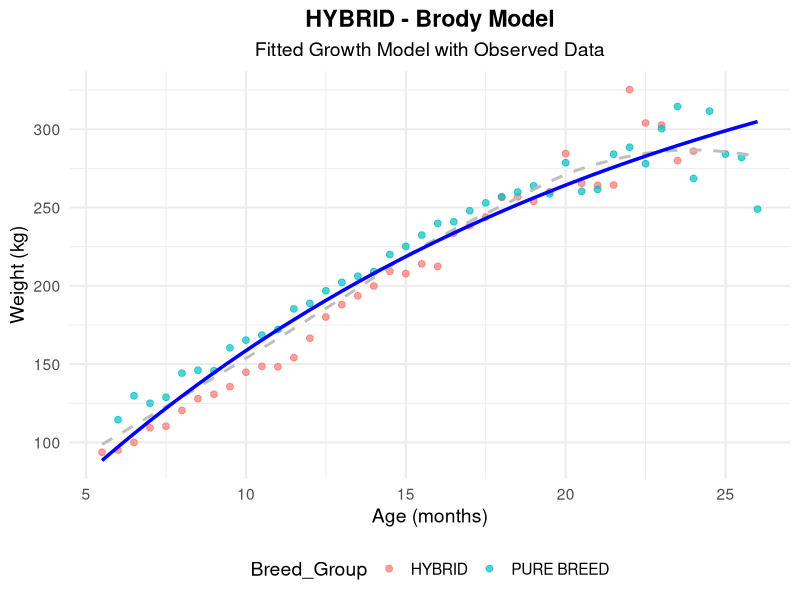
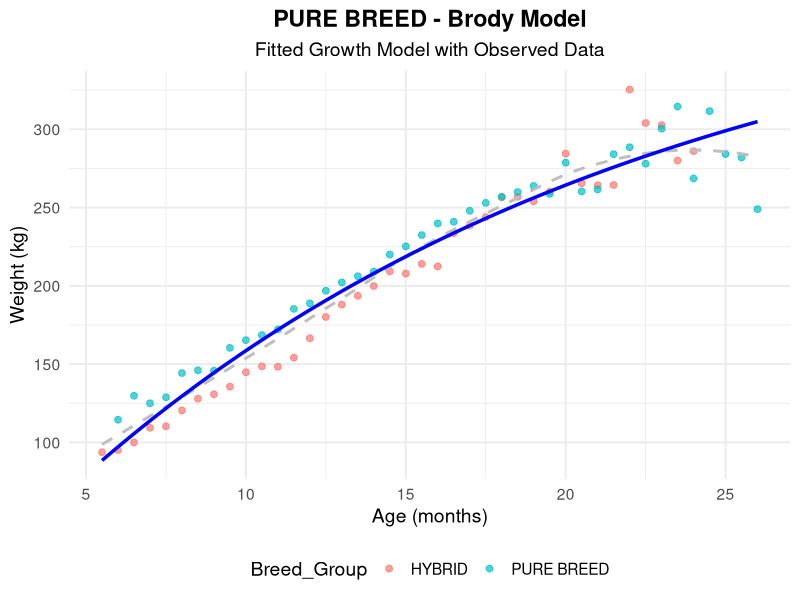
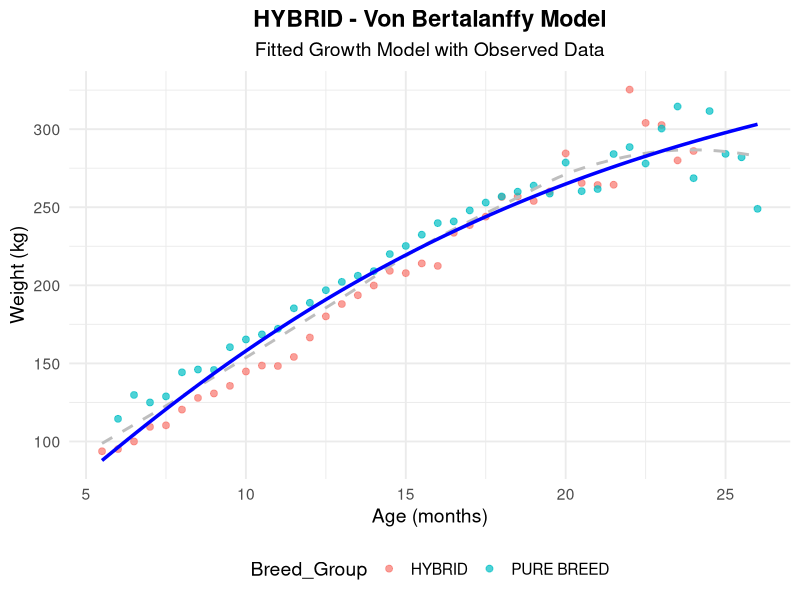
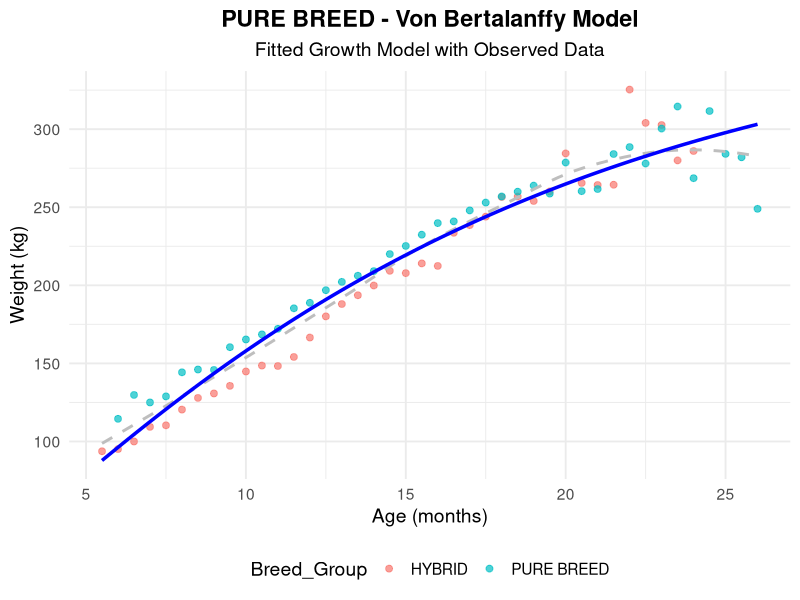
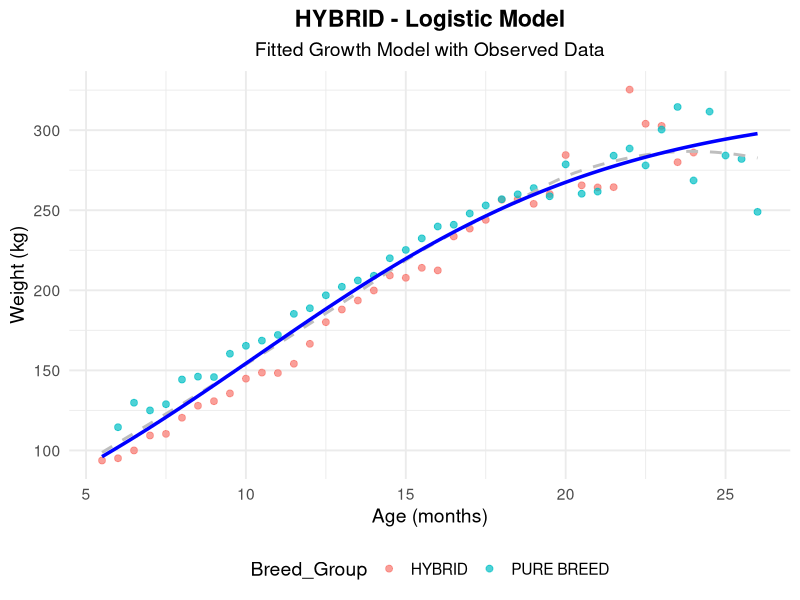
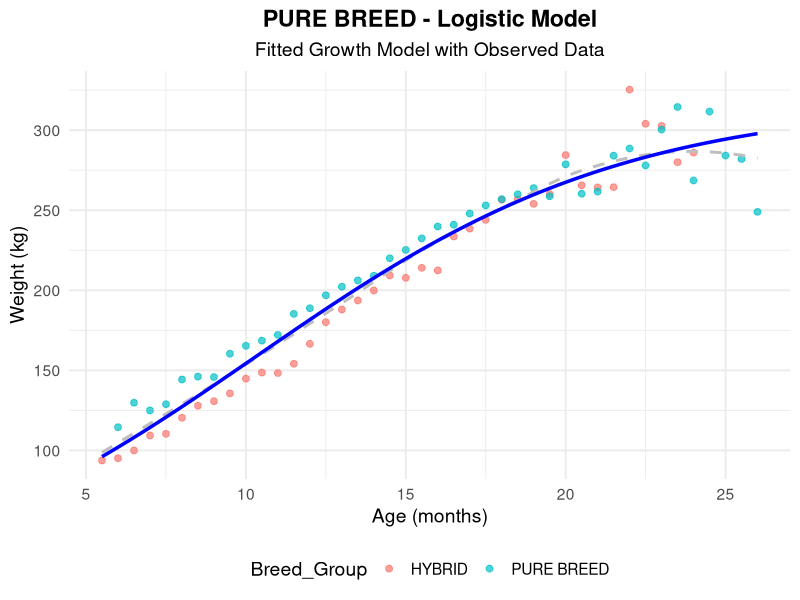

The R script that drew these images, in order:
## ---- chunk 1
knitr::opts_chunk$set(echo = TRUE)
## ---- chunk 2
# Set CRAN mirror
options(repos = c(CRAN = "https://cloud.r-project.org/"))

# Step 1 : Install necessary packages
# Install the minpack.lm package if it's not already installed
if (!requireNamespace("minpack.lm", quietly = TRUE)) {
    install.packages("minpack.lm")  # Install the package
    install.packages("tidyverse")
}
install.packages("tidyverse")
install.packages("readxl")
## ---- chunk 3
# STEP 2 : Load necessary libraries
library(nlme)
library(minpack.lm)  # Now this should work without error
library(ggplot2)
library(dplyr)
library(readxl)
library(tidyr)
## ---- chunk 4
# Load dataset
cattle_data <- read_excel("cattle_dataset.xlsx")

# View the imported data
head(cattle_data) 

# Inspect data structure
str(cattle_data)
## ---- chunk 5
# Check for non-finite values
cattle_data <- cattle_data %>%
  filter(is.finite(Age_Months) & is.finite(Weight_Kg) & !is.na(Age_Months) & !is.na(Weight_Kg))

# Display any rows with non-finite values for diagnostic purposes
non_finite_rows <- cattle_data %>%
  filter(
    !is.finite(Age_Months) |  # Check for non-finite Age
    !is.finite(Weight_Kg) # Check for non-finite Weight
  )

if (nrow(non_finite_rows) > 0) {
  message("Non-finite values detected. Below are the rows with issues:")
  print(non_finite_rows)
} else {
  message("No non-finite values detected.")
}

## ---- chunk 6
# Check for missing values
cat("Missing Values:\n")
print(colSums(is.na(cattle_data)))

# Check for duplicate rows
cat("Duplicate Rows:\n")
print(nrow(cattle_data) - nrow(distinct(cattle_data)))

# Summary statistics for each variable
cat("Summary Statistics:\n")
print(summary(cattle_data))

# Check for outliers using Z-score method
z_scores <- scale(cattle_data$Weight_Kg)
outliers <- which(abs(z_scores) > 3)
cat("Outliers Detected (Weight):\n")
print(outliers)

z_scores_age <- scale(cattle_data$Age_Months)
outliers_age <- which(abs(z_scores_age) > 3)
cat("Outliers Detected (Age):\n")
print(outliers_age)
## ---- chunk 7
# Define growth model equations
brody_model <- function(Age_Months, A, B, k) A * (1 - B * exp(-k * Age_Months))
vonB_model <- function(Age_Months, A, B, k) A * (1 - exp(-k * Age_Months))^B
log_model <- function(Age_Months, A, B, k) A / (1 + B * exp(-k * Age_Months))
## ---- chunk 8
# Fit models for each group
fit_model <- function(model_func, data) {
  nlsLM(Weight_Kg ~ model_func(Age_Months, A, B, k), 
        data = cattle_data,
        start = list(A = 730, B = 0.5, k = 0.01),
        control = nls.lm.control(maxiter = 1000))
}


fits <- cattle_data %>% 
  group_by(Breed_Group) %>% 
  summarise(
    brody = list(fit_model(brody_model, pick(everything()))),
    vonB = list(fit_model(vonB_model, pick(everything()))),
    log = list(fit_model(log_model, pick(everything())))
  )
print(fits)
## ---- chunk 9
extract_params <- function(model) {
  summary(model)$coefficients
}
params <- fits %>% 
  mutate(
    brody_params = lapply(brody, extract_params),
    vonB_params = lapply(vonB, extract_params),
    log_params = lapply(log, extract_params)
  )

print(params)
## ---- chunk 10
compare_models <- function(model) {
  # Handle non-converged models
  if (!model$convInfo$isConv) {
    return(c(AIC = NA, BIC = NA, R2 = NA))
  }
  
  # Extract residuals and fitted values using functions
  residuals <- model$m$resid()  # Residuals
  fitted <- model$m$fitted()   # Fitted values
  
  # Calculate actual values as fitted + residuals
  actuals <- fitted + residuals

  # Compute metrics
  AIC_val <- AIC(model)
  BIC_val <- BIC(model)
  R2_val <- 1 - sum(residuals^2) / sum((actuals - mean(actuals))^2)

  return(c(AIC = AIC_val, BIC = BIC_val, R2 = R2_val))
}

model_metrics <- fits %>% 
  rowwise() %>% 
  mutate(
    brody_metrics = list(compare_models(brody)),
    vonB_metrics = list(compare_models(vonB)),
    log_metrics = list(compare_models(log))
  )

print(model_metrics)
## ---- chunk 11
# Function to check convergence and extract details
check_convergence <- function(model) {
  # Check if the model is NULL
  if (is.null(model)) {
    return(list(Status = "Error: Model is NULL"))
  }
  
  # Extract convergence info if available
  conv_info <- tryCatch(model$convInfo, error = function(e) NULL)
  
  # Handle missing convergence info
  if (is.null(conv_info)) {
    return(list(Status = "Error: No convergence info available"))
  }
  
  # Retrieve convergence details
  is_conv <- conv_info$isConv
  iterations <- conv_info$finIter
  tolerance <- conv_info$finTol
  stop_code <- conv_info$stopCode
  stop_message <- conv_info$stopMessage
  
  # Calculate RB2 if residuals and fitted values are available
  residuals <- tryCatch(residuals(model), error = function(e) NA)
  fitted <- tryCatch(fitted(model), error = function(e) NA)
  
  if (!anyNA(residuals) && !anyNA(fitted)) {
    actuals <- fitted + residuals
    R2 <- 1 - sum(residuals^2) / sum((actuals - mean(actuals))^2)
  } else {
    R2 <- NA
  }

  # Build output report
  result <- list(
    Status = if (is_conv) "Converged" else "Not Converged",
    Iterations = iterations,
    Tolerance = tolerance,
    StopCode = stop_code,
    StopMessage = stop_message,
    R2 = R2
  )
  return(result)
}

# Function to extract model details
extract_model_details <- function(model) {
  details <- list(
    Coefficients = tryCatch(as.list(coef(model)), error = function(e) NA),
    Residuals = tryCatch(residuals(model), error = function(e) NA),
    Fitted = tryCatch(fitted(model), error = function(e) NA)
  )
  return(details)
}

# Apply convergence checks and extract details for each model
convergence_results <- fits %>%
  mutate(
    brody_check = lapply(brody, check_convergence),
    vonB_check = lapply(vonB, check_convergence),
    log_check = lapply(log, check_convergence),
    brody_details = lapply(brody, extract_model_details),
    vonB_details = lapply(vonB, extract_model_details),
    log_details = lapply(log, extract_model_details)
  )

# View results
print(convergence_results)
## ---- chunk 12
plot_growth <- function(model_func, model, data, title) {
  # Prepare prediction data
  pred_data <- data.frame(Age_Months = seq(min(data$Age_Months), max(data$Age_Months), length.out = 100))
  pred_data$Weight_Kg <- predict(model, newdata = pred_data)
  
  # Create plot
  ggplot(data, aes(x = Age_Months, y = Weight_Kg, color = Breed_Group)) +
    geom_point(size = 2, alpha = 0.7) +
    geom_smooth(method = "loess", se = FALSE, color = "grey", linetype = "dashed") +
    geom_line(data = pred_data, aes(x = Age_Months, y = Weight_Kg), linewidth = 1.2, color = "blue") +
    labs(
      title = title, 
      subtitle = "Fitted Growth Model with Observed Data",
      x = "Age (months)", 
      y = "Weight (kg)"
    ) +
    theme_minimal(base_size = 14) +
    theme(
      plot.title = element_text(hjust = 0.5, face = "bold"),
      plot.subtitle = element_text(hjust = 0.5),
      legend.position = "bottom"
    )
}

plots <- fits %>% 
  rowwise() %>% 
  mutate(
    brody_plot = list(plot_growth(brody_model, brody, cattle_data, paste((Group = factor(Breed_Group)), "- Brody Model"))),
    vonB_plot = list(plot_growth(vonB_model, vonB, cattle_data, paste((Group = factor(Breed_Group)), "- Von Bertalanffy Model"))),
    log_plot = list(plot_growth(log_model, log, cattle_data, paste((Group = factor(Breed_Group)), "- Logistic Model")))
  )
## ---- chunk 13
for (plot_data in plots$brody_plot) print(plot_data)
for (plot_data in plots$vonB_plot) print(plot_data)
for (plot_data in plots$log_plot) print(plot_data)
## ---- chunk 14
# Compare parameters and visualize outputs
print("Parameter Estimates:")
params %>% select(Breed_Group, brody_params, vonB_params, log_params) %>% print()

print("Model Metrics:")
model_metrics %>% select(Breed_Group, brody_metrics, vonB_metrics, log_metrics) %>% print()

print("Model Comparison:")
model_metrics %>% unnest(cols = c(brody_metrics, vonB_metrics, log_metrics)) %>% print()
